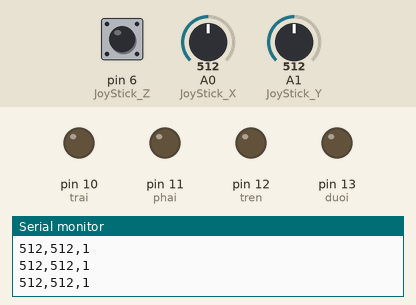
The sketch below on a simulated Arduino Uno, built with avr-gcc and run on an emulated ATmega328P. On the bench: output pins drawn as LEDs (lit = HIGH), the last lines printed to the serial monitor. Inputs (shaded band) come from the test bench; at power-on: A0 (JoyStick_X) = 512, A1 (JoyStick_Y) = 512, pin 6 (JoyStick_Z) HIGH.

Above: at 1.2 s.
1.3 s: A0 (JoyStick_X) set to 108
2.8 s: A0 (JoyStick_X) set to 91
At 3.4 s:
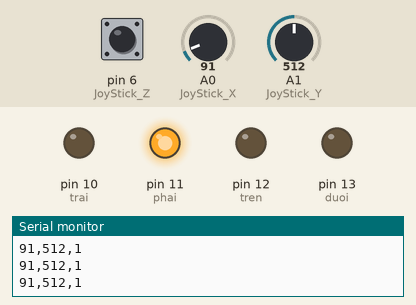
4.4 s: A1 (JoyStick_Y) set to 111
5.9 s: A1 (JoyStick_Y) set to 89
At 6.5 s:
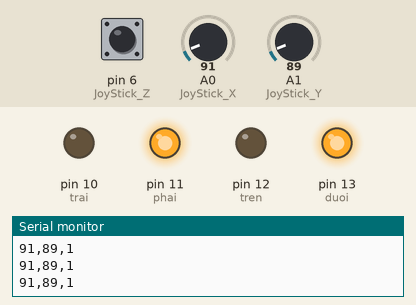
7.5 s: A0 (JoyStick_X) set to 986
9.0 s: A0 (JoyStick_X) set to 1016
At 9.4 s:
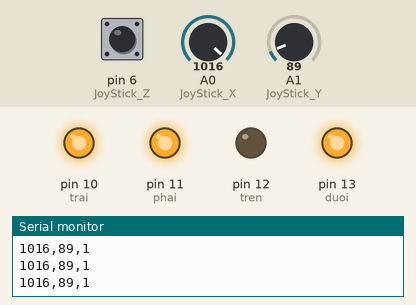
Timing chart, 0 to 11.6 s (numbered marks = the images above; inputs shaded):
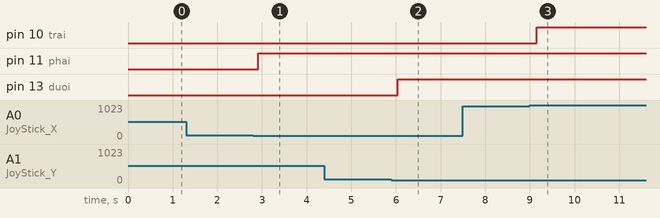

Measured:
- the behaviour switches between 101 and 100 on A0 (JoyStick_X) (found by bisection; images 0 and 1)
- the behaviour switches between 101 and 100 on A1 (JoyStick_Y) (found by bisection; images 1 and 2)
- the behaviour switches between 999 and 1000 on A0 (JoyStick_X) (found by bisection; images 2 and 3)
- after the input at 2.8 s, pin 11 (phai): LOW → HIGH after 0.12 s
- after the input at 5.9 s, pin 13 (duoi): LOW → HIGH after 0.14 s
- after the input at 9.0 s, pin 10 (trai): LOW → HIGH after 0.15 s

The sketch:

Joystick.ino
```cpp
int JoyStick_X = A0;
int JoyStick_Y = A1;
int JoyStick_Z = 6;
int trai = 10, phai = 11, tren = 12, duoi = 13;

void setup() {
  pinMode(JoyStick_Z, INPUT_PULLUP);
  Serial.begin(9600);
  pinMode(trai, OUTPUT);
  pinMode(phai, OUTPUT);
  pinMode(tren, OUTPUT);
  pinMode(duoi, OUTPUT);
}

void loop() {
  int x, y, z;

  x = analogRead(JoyStick_X);
  y = analogRead(JoyStick_Y);
  z = digitalRead(JoyStick_Z);

  Serial.print(x, DEC);
  Serial.print(",");
  Serial.print(y, DEC);
  Serial.print(",");
  Serial.println(z, DEC);
  delay(100);

  if (x >= 1000) {
    digitalWrite(trai, HIGH);
  }

  if (x <= 100) {
    digitalWrite(phai, HIGH);
  }

  if (y >= 1000) {
    digitalWrite(tren, HIGH);
  }
  if (y <= 100) {
    digitalWrite(duoi, HIGH);
  }

  if (z == 0) {
    digitalWrite(trai, LOW);
    digitalWrite(phai, LOW);
    digitalWrite(tren, LOW);
    digitalWrite(duoi, LOW);
  }
}


// pinMode(JoyStick_Z, INPUT);
// int LED = 13;
// pinMode(LED, OUTPUT);
// bật điện trở nội bộ của arduino, nếu chỉ để INPUT thì SW bị không ổn định (giao động 0, 1)
// không có thì phải nối SW với 1 điện trở > 10kOm vào GND, INPUT_PULLUP mặc định là high = 5V, nhấn thì qua GND = low
// if (z == 0) {
//       digitalWrite(13, HIGH);
//     } else {
//       digitalWrite(13, LOW);
//     }
```
